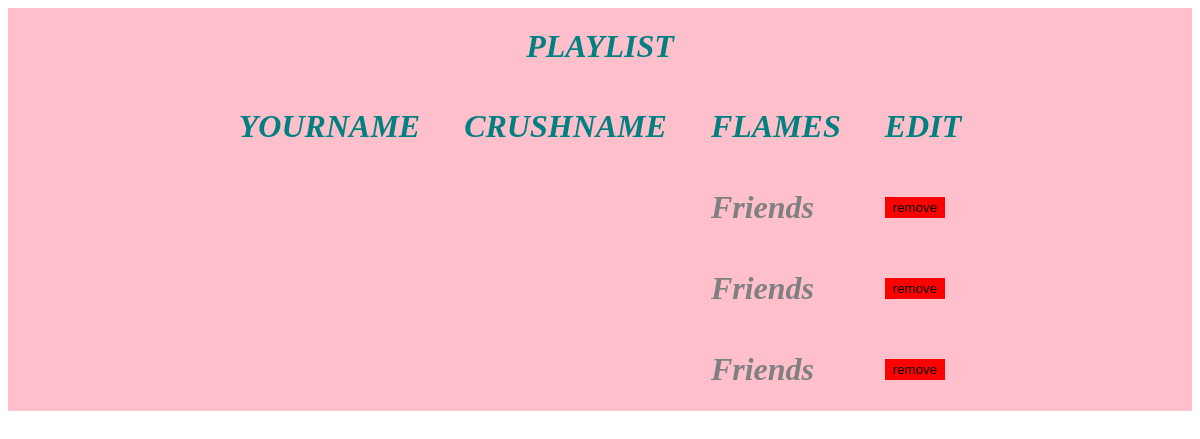
/playList, run on an earlier commit of the app's database.
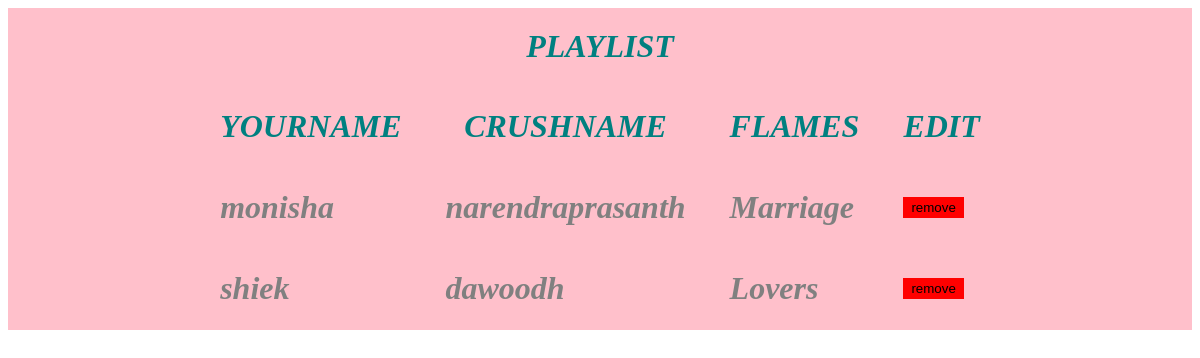
And on a later commit of the database.
### tables this page shows
CREATE TABLE "playlist" (
	"username"	TEXT NOT NULL,
	"yourname"	TEXT NOT NULL
, "crushname"	TEXT NOT NULL, "flames"	TEXT NOT NULL);

### app.py (the view)
@app.route("/playList")
def playList():
    conn=sql.connect("flames.db")
    cur=conn.cursor()
    cur.execute("select * from loginuser")
    data=cur.fetchall()
    data=data[-1][0]
    conn=sql.connect("flames.db")
    cur=conn.cursor()
    cur.execute("select * from playlist where username=?",(data,))
    data1=cur.fetchall()
    return render_template("playlist.html",data=data1)

### templates/playlist.html (shortened to what this page needs)
<!DOCTYPE html>
<html>
    <head>
        <link rel="stylesheet" href="static/playlist.css">
    </head>
    <body>
        <div class="flex">
            <h1 class="dark">PLAYLIST</h1>
            <table>
                <tr>
                    <th><h1 class="dark">YOURNAME</h1></th>
                    <th><h1 class="dark">CRUSHNAME</h1></th>
                    <th><h1 class="dark">FLAMES</h1></th>
                    <th><h1 class="dark">EDIT</h1></th>
                </tr>
                {%for i in data%}
                <tr>
                    <td><h1 class="text">{{i[1]}}</h1></td>
                    <td><h1 class="text">{{i[2]}}</h1></td>
                    <td><h1 class="text">{{i[3]}}</h1></td>
                    <td><a class="text"  href="{{url_for('Remove', username=i[0],yourname=i[1],crushname=i[2])}}"><button class="but">remove</button></a></td>
                </tr>
                {%endfor%}
            </table>
        </div>
    </body>
</html>

What changed in the data, as far as the page shows it:
removed playlist: flames "Friends"
removed playlist: flames "Friends"
removed playlist: flames "Friends"
added playlist: yourname "monisha", crushname "narendraprasanth", flames "Marriage"
added playlist: yourname "shiek", crushname "dawoodh", flames "Lovers"
